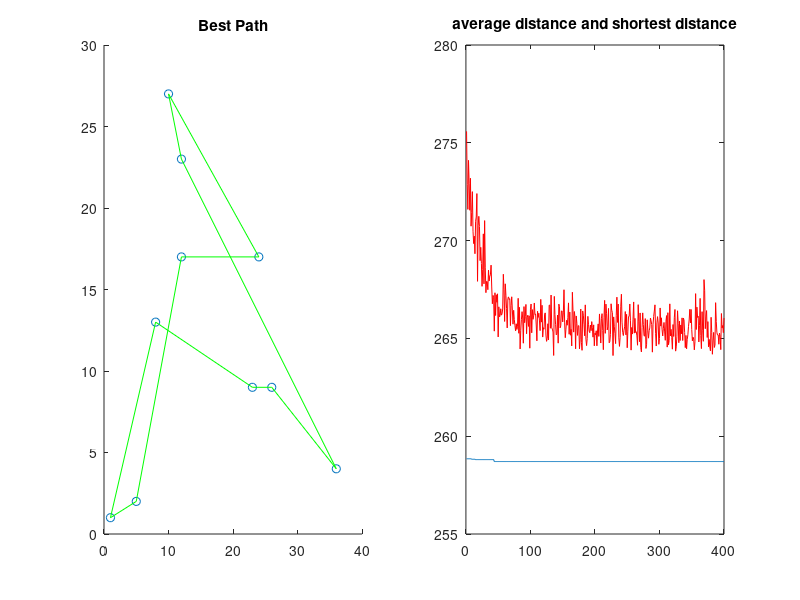

The MATLAB script that drew this image:
clear all;
close all;
clc;
n=10;%numbers of vertices
ants=30;%numbers of ants
Alpha=1;%constants for ACA
Beta=5;%constants for ACA
Rho=0.1;%constants for ACA
ConterM=400;%Maximum iteration time
Q=1;%constants for ACA
A=[1,5,12,24,26,12,8,23,10,36];%x coordinate for each vertex
B=[1,2,17,17,9,23,13,9,27,4];%y coordinate for each vertex
C=[A;B];
C=C';%coordinate for each vertex
plot(A,B,'r*') %ploting for each vertex
D=zeros(n,n);%distance of adjacency matrix
for i=1:n
    for j=1:n
        if i==j
            D(i,j)=eps;
        else
            D(i,j)=((C(i,1)-C(j,1))^2+(C(i,2)+C(j,2))^2)^0.5;
            D(j,i)=D(i,j);
        end
    end
end
Wt=1./D;
PHE=ones(n,n);%matrix for pheromone
Path=zeros(ants,n);%path memory 
Conter=1;%iteration counter
PB=zeros(ConterM,n);%best path in each iteration
LB=inf.*ones(ConterM,1);%length of PB
LA=zeros(ConterM,1);%average length of each iteration
while Conter<=ConterM
    R=[];
    k=(ceil(ants/n));
    for i=1:k;
        R=[R,randperm(n)];
    end
    Path(:,1)=(R(1,1:ants))';%put ants to different vertices randomly
    for j=2:n
        for i=1:ants;
            v=Path(i,1:(j-1));%visited vertices
            nv=zeros(1,(n-j+1));%un-visited vertices
            P=nv;
            vc=1;
            for l=1:n
                if length(find(v==l))==0
                    nv(vc)=l;
                    vc=vc+1;%visited city number plus 1
                end
            end
            for l=1:length(nv)
                P(l)=(PHE(v(end),nv(l))^Alpha)*(Wt(v(end),nv(l))^Beta);%probability of next step
            end
            P=P/(sum(P));
            Pcum=cumsum(P);
            Choose=find(Pcum>=rand);%choosing the next step
            tv=nv(Choose(1));
            Path(i,j)=tv;
        end
    end
    if Conter>=2
        Path(1,:)=PB(Conter-1,:);
    end
%finding the best path in each iteration
    L=zeros(ants,1);
    for i=1:ants
        S=Path(i,:);
        for j=1:(n-1)
            L(i)=L(i)+D(S(j),S(j+1));
        end
        L(i)=L(i)+D(S(1),S(n));%total distance in this path
    end
    LB(Conter)=min(L);%find the shortest path
    ps=find(L==LB(Conter));
    PB(Conter,:)=Path(ps(1),:);%best path in this iteration
    LA(Conter)=mean(L);%average distance in this iteration
    Conter=Conter+1;%next iteration

%pheromone renew
    B_PHE=zeros(n,n);
    for i=1:ants 
        for j=1:(n-1)
            B_PHE(Path(i,j),Path(i,j+1))=B_PHE(Path(i,j),Path(i,j+1))+Q/L(i);
        end
            B_PHE(Path(i,n),Path(i,1))=B_PHE(Path(i,n),Path(i,1))+Q/L(i);
    end
    PHE=(1-Rho).*PHE+B_PHE;%pheromone matrix for next iteration
    Path=zeros(ants,n);%clean the path matrix
end
Ps=find(LB==min(LB));%find best path
SP=PB(Ps(1),:);%find best path
SL=LB(Ps(1));%length of best path
%plotting
subplot(1,2,1);
N=length(S);
scatter(C(:,1),C(:,2));
hold on
plot([C(S(1),1),C(S(N),1)],[C(S(1),2),C(S(N),2)],'g')
hold on
for ii=2:N
    plot([C(S(ii-1),1),C(S(ii),1)],[C(S(ii-1),2),C(S(ii),2)],'g')
    hold on
end
title('Best Path')
subplot(1,2,2);
plot(LB);
hold on
plot(LA,'r');
title('average distance and shortest distance')

